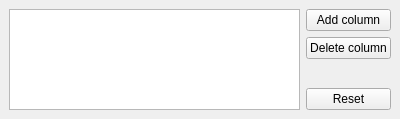
<?xml version="1.0" encoding="UTF-8"?>
<ui version="4.0">
 <class>TableWidget</class>
 <widget class="QWidget" name="TableWidget">
  <property name="geometry">
   <rect>
    <x>0</x>
    <y>0</y>
    <width>400</width>
    <height>119</height>
   </rect>
  </property>
  <property name="sizePolicy">
   <sizepolicy hsizetype="Fixed" vsizetype="Preferred">
    <horstretch>0</horstretch>
    <verstretch>0</verstretch>
   </sizepolicy>
  </property>
  <property name="windowTitle">
   <string>Form</string>
  </property>
  <layout class="QGridLayout" name="gridLayout_3">
   <property name="leftMargin">
    <number>0</number>
   </property>
   <property name="topMargin">
    <number>0</number>
   </property>
   <property name="rightMargin">
    <number>0</number>
   </property>
   <property name="bottomMargin">
    <number>0</number>
   </property>
   <property name="spacing">
    <number>0</number>
   </property>
   <item row="0" column="0">
    <widget class="QWidget" name="qWidget" native="true">
     <layout class="QGridLayout" name="layout_expectedProbsTable_3">
      <item row="0" column="0">
       <widget class="BoundTableWidget" name="tableWidget_3"/>
      </item>
      <item row="0" column="1">
       <layout class="QVBoxLayout" name="verticalLayout">
        <item>
         <widget class="QPushButton" name="addColumn_4">
          <property name="text">
           <string>Add column</string>
          </property>
         </widget>
        </item>
        <item>
         <widget class="QPushButton" name="deleteColumn_4">
          <property name="text">
           <string>Delete column</string>
          </property>
         </widget>
        </item>
        <item>
         <spacer name="verticalSpacer">
          <property name="orientation">
           <enum>Qt::Vertical</enum>
          </property>
          <property name="sizeHint" stdset="0">
           <size>
            <width>20</width>
            <height>40</height>
           </size>
          </property>
         </spacer>
        </item>
        <item>
         <widget class="QPushButton" name="resetColumns_4">
          <property name="text">
           <string>Reset</string>
          </property>
         </widget>
        </item>
       </layout>
      </item>
     </layout>
    </widget>
   </item>
  </layout>
 </widget>
 <customwidgets>
  <customwidget>
   <class>BoundTableWidget</class>
   <extends>QTableWidget</extends>
   <header location="global">widgets/boundtablewidget.h</header>
  </customwidget>
 </customwidgets>
 <resources/>
 <connections/>
</ui>
